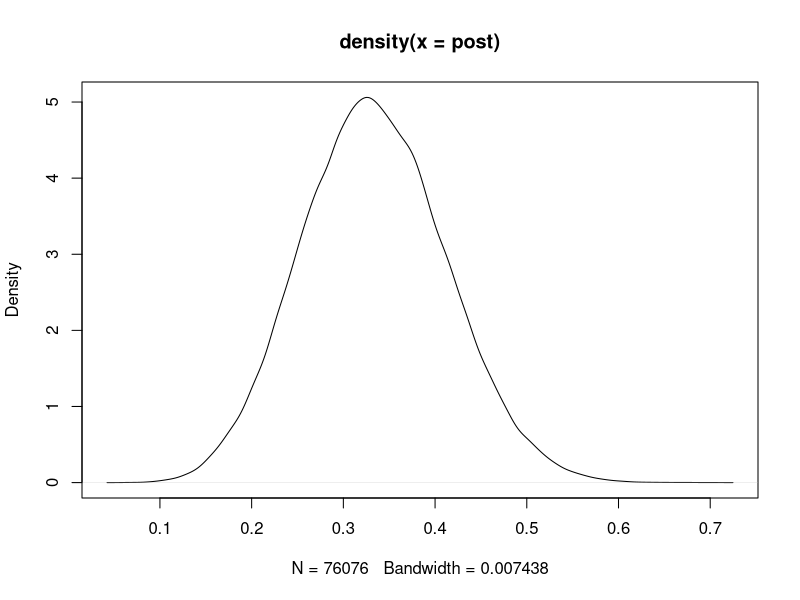

R code for this plot: (Note: this script raises an error after producing the figure.)
## ---- chunk 1
# Data
x = 5

# Fixed parameters
n = 10 


# Generative model
gen_model = function(p)
{
  rbinom(length(p), size=n, prob=p)
}

# Prior draws

#alpha = 1
#beta = 1
#prior = rbeta(1e8, shape1 = alpha, shape2 = beta)

prior = rnorm(1e6, 0.25, 0.1)
prior = prior[prior >= 0 & prior <= 1]


# Simulated data
sim = gen_model(prior)

# Posterior distribution draws
post = prior[sim == x]

plot(density(post))
## ---- chunk 2
# Data
bb  = 1
ras = 3
str = 8
org = 1

# Fixed parameters
n = 13

# Generative model
gen_model = function(p_bb, p_ras, p_str, p_org)
{
  n_bb = rbinom(length(p_bb), n, p_bb)
  n_ras = rbinom(length(p_ras), n, p_ras)
  n_str = rbinom(length(p_str), n, p_str)
  n_org = n - n_bb - n_ras - n_str
  
  list(
    n_bb,
    n_ras,
    n_str,
    n_org
  )
}

# Prior draws

prior_bb = rbeta(1e6, 10, 90)
prior_ras = rbeta(1e6, 20, 80)
prior_str = rbeta(1e6, 60, 40)
prior_org = 1 - prior_bb - prior_ras - prior_str

sum_prior = prior_bb+prior_ras+prior_str+prior_org

prior_bb = prior_bb[sum_prior == 1]
prior_ras = prior_ras[sum_prior == 1]
prior_str = prior_str[sum_prior == 1]
prior_org = prior_org[sum_prior == 1]

sum_prior2 = prior_bb+prior_ras+prior_str+prior_org

# Simulated data
sim = gen_model(prior_bb, prior_ras, prior_str, prior_org)

sim_mat = unlist(sim) %>% matrix(ncol=4)

post_sub = apply(sim_mat, 1, function(r) r[1] == bb & r[2] == ras & r[3] == str & r[4] == org)


# Posterior distribution draws
post_draw_bb = prior_bb[post_sub]
post_draw_ras = prior_ras[post_sub]
post_draw_str = prior_str[post_sub]
post_draw_org = prior_org[post_sub]

plot(density(post_draw_bb))
